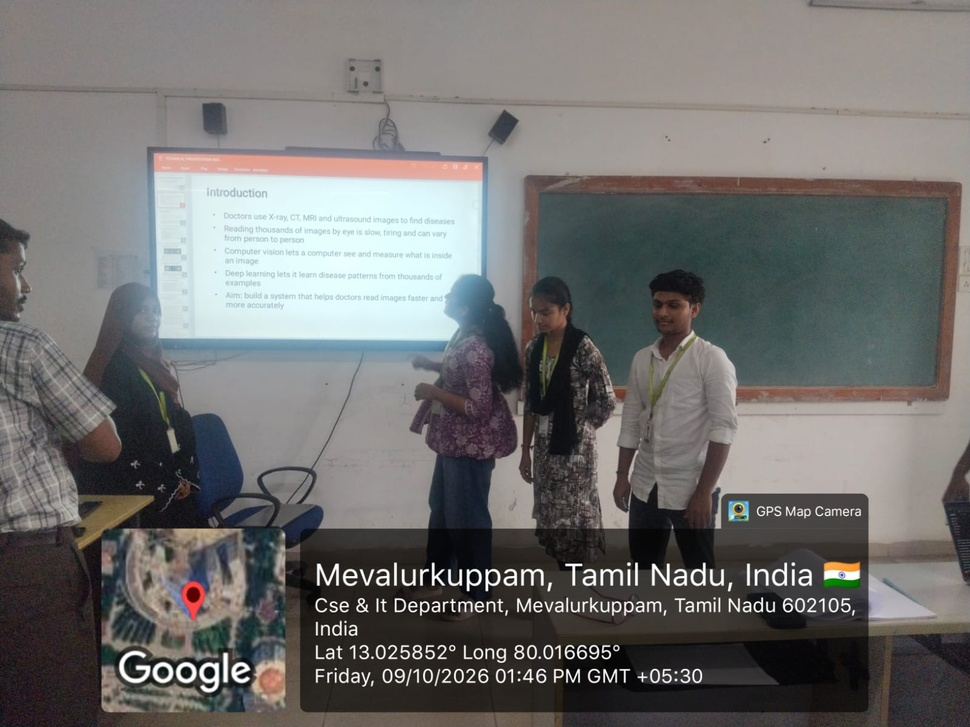
#> input picture Capstone Project/presentation batch 4.jpeg, 970 x 727 px, shrunk from 1600 x 1200 before the run
$ python 'exp 14.py'
#> lines starting #> are read from the running program, lines starting #| are printed output that depends on the picture

import cv2
import numpy as np
from tkinter import Tk, filedialog

# Select an image
root = Tk()
root.withdraw()

image_path = filedialog.askopenfilename(
    title="Select an Image",
    filetypes=[("Image Files", "*.jpg *.jpeg *.png")]
)
#> the answer given: Capstone Project/presentation batch 4.jpeg

# Read image
img = cv2.imread(image_path)
#> img is the input picture: shape (727, 970, 3); mean B, G, R 110.6, 111.9, 112.7

if img is None:
    print("Error: Image not selected or not found!")

else:
    # Get image dimensions
    rows, cols = img.shape[:2]
#> rows = 727; cols = 970

    # Define four points in the original image
    pts1 = np.float32([
        [0, 0],
        [cols - 1, 0],
        [0, rows - 1],
        [cols - 1, rows - 1]
    ])
#> pts1 = [[0, 0], [969, 0], [0, 726], [969, 726]]

    # Define four destination points
    pts2 = np.float32([
        [50, 50],
        [cols - 50, 50],
        [50, rows - 50],
        [cols - 50, rows - 50]
    ])

    # Calculate perspective transformation matrix
    matrix = cv2.getPerspectiveTransform(pts1, pts2)

    # Apply perspective transformation
    transformed = cv2.warpPerspective(
        img, matrix, (cols, rows)
    )
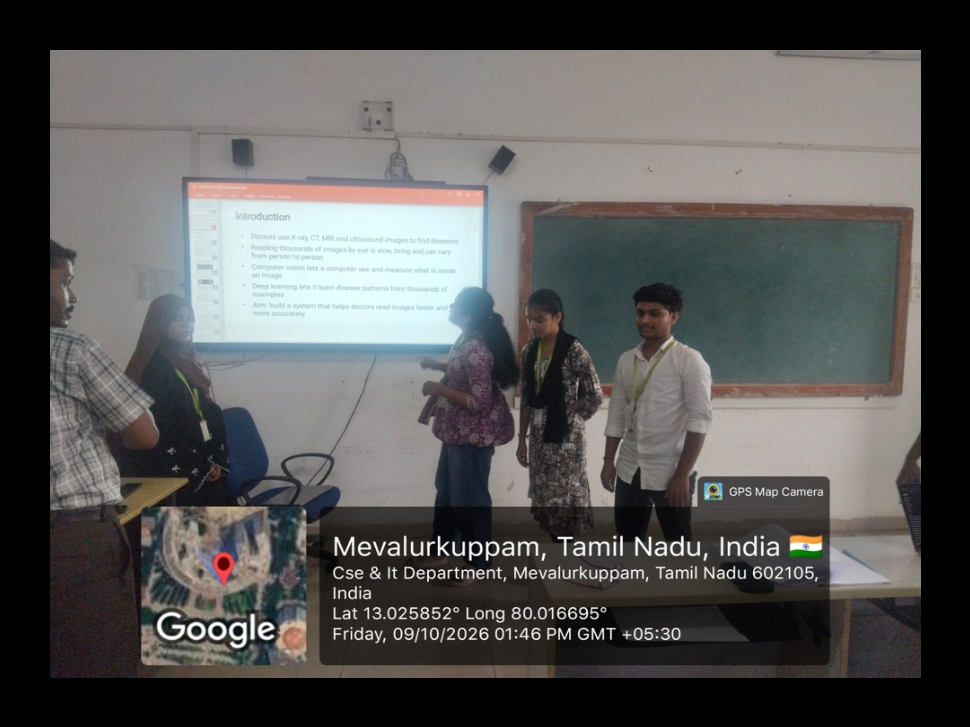
#> transformed: shape (727, 970, 3); mean B, G, R 85.8, 86.8, 87.4

    # Display images
    cv2.imshow("Original Image", img)
    cv2.imshow("Perspective Transformed Image", transformed)

    # Save output
    cv2.imwrite("perspective_transformed.jpg", transformed)

    print("Perspective Transformation Completed Successfully!")

    cv2.waitKey(0)
    cv2.destroyAllWindows()

root.destroy()
